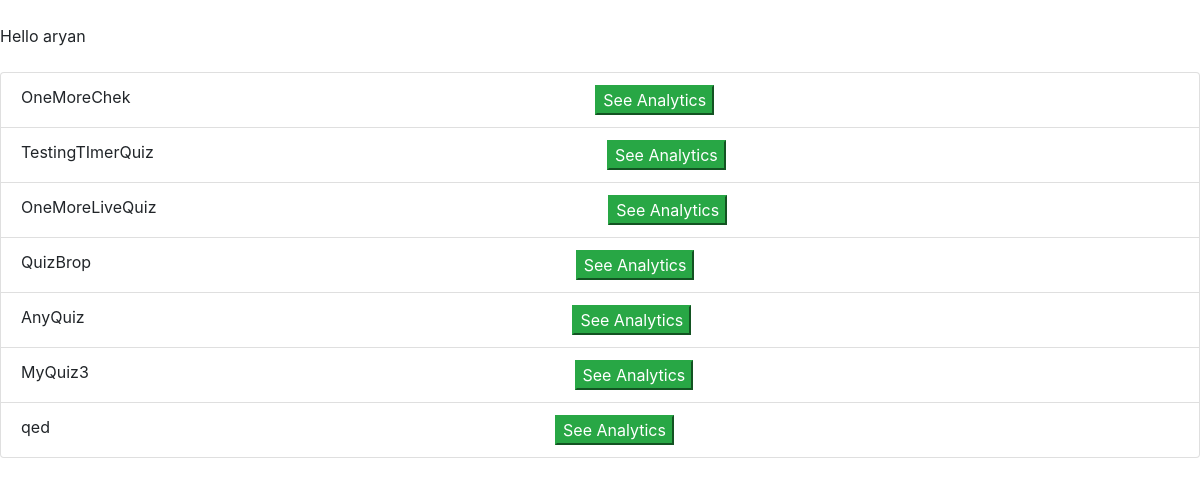
The app's page /completed/ (signed in) with its own data.
### quizer/models.py (models this page shows)
class Quiz(models.Model):
    admin = models.ForeignKey(User, on_delete=models.CASCADE)
    quiz_name = models.CharField(max_length=50)  # Quiz Name
    start_time = models.DateTimeField()  # Quiz Start Time
    end_time = models.DateTimeField()  # Quiz End Time

### quizer/views.py (the view)
# urls.py: path('completed/',SeeCompletedQuiz,name='completed-quizes'),
@login_required(login_url='/accounts/login/')
def SeeCompletedQuiz(request):
    obj=Quiz.objects.filter(end_time__lt=timezone.now(),admin=request.user).order_by('-end_time')
    print(obj)
    return render(request,'completed_quiz.html',{"list":obj})
    pass

### quizer/templates/completed_quiz.html (shortened to what this page needs)
<html>
<head>
<link rel="stylesheet" href="https://stackpath.bootstrapcdn.com/bootstrap/4.3.1/css/bootstrap.min.css">
<head>
<body>
<br>
Hello {{request.user}}
<br>
<br>
<ul class="list-group">
{% for x in list %}
<li class="list-group-item d-flex justify-content-between">
{{x.quiz_name}}
<button class="btn-success" onclick="location.href='/analytics/{{x.id}}';">See Analytics</button>
<br>
</li>
{% endfor %}
</ul>
<body>
<html>

### records on screen
Quiz: quiz_name "OneMoreChek"
Quiz: quiz_name "TestingTImerQuiz"
Quiz: quiz_name "OneMoreLiveQuiz"
Quiz: quiz_name "QuizBrop"
Quiz: quiz_name "AnyQuiz"
Quiz: quiz_name "MyQuiz3"
Quiz: quiz_name "qed"

### other values on screen
{{ request.user }} "aryan"
